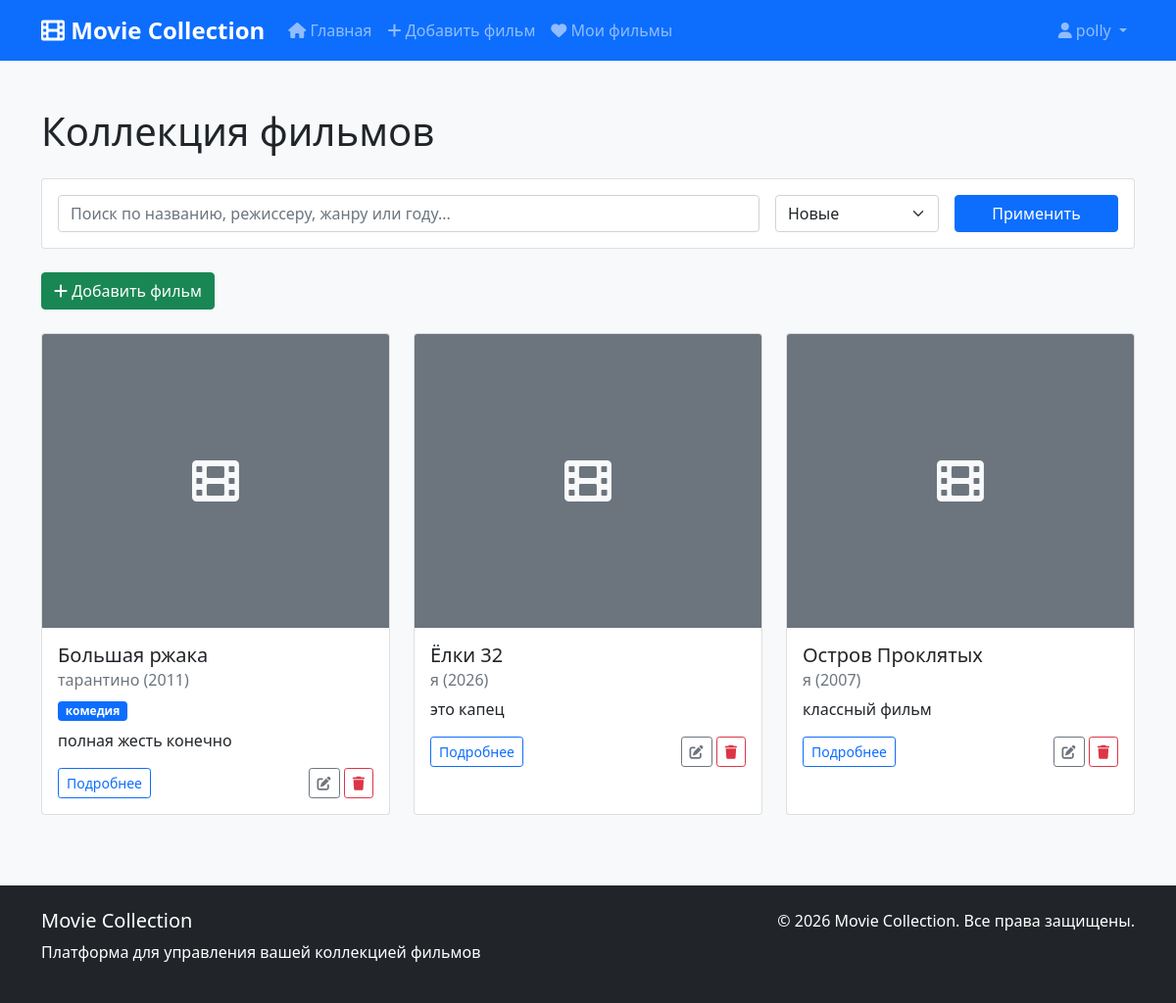
Screenshot of / (signed in) with the database file from the repository.
### movies/models.py (models this page shows, shortened)
class Movie(TimeStampedModel):
    title = models.CharField(
        _('Название фильма'),
        max_length=255
    )
    director = models.CharField(
        _('Режиссёр'),
        max_length=255
    )
    release_year = models.PositiveIntegerField(
        _('Год выпуска'),
        db_index=True,
        validators=[MinValueValidator(1888), MaxValueValidator(2100)]
    )
    genre = models.ForeignKey(
        Genre,
        on_delete=models.SET_NULL,
        null=True,
        blank=True,
        verbose_name=_('Жанр')
    )
    description = models.TextField(
        _('Описание'),
        blank=True
    )
    poster = models.ImageField(
        _('Постер'),
        upload_to='movie_posters/',
        null=True,
        blank=True
    )
    added_by = models.ForeignKey(
        User,
        on_delete=models.CASCADE,
        related_name='movies',
        verbose_name=_('Добавил пользователь')
    )
    class Meta:
        verbose_name = _('Фильм')
        verbose_name_plural = _('Фильмы')
        ordering = ['-created_at']
        unique_together = ['title', 'director', 'release_year']
    @property
    def average_rating(self):
        from django.db.models import Avg
        result = self.reviews.aggregate(average=Avg('rating'))
        return result['average'] or 0

class Genre(models.Model):
    name = models.CharField(
        _('Название жанра'),
        max_length=100,
        unique=True
    )
    class Meta:
        verbose_name = _('Жанр')
        verbose_name_plural = _('Жанры')
        ordering = ['name']

### movies/views.py (the view, shortened to what this page needs)
# urls.py: path('', views.MovieListView.as_view(), name='movie_list'),
class MovieListView(ListView):
    model = Movie
    template_name = 'movies/movie_list.html'
    context_object_name = 'movies'
    paginate_by = 12
    def get_queryset(self):
        queryset = Movie.objects.select_related('genre', 'added_by')
        search_query = self.request.GET.get('search', '')
        sort_by = self.request.GET.get('sort', '-created_at')
        if sort_by in ['title', 'release_year', 'created_at', '-title', '-release_year', '-created_at']:
            queryset = queryset.order_by(sort_by)
        return queryset
    def get_context_data(self, **kwargs):
        context = super().get_context_data(**kwargs)
        context['search_query'] = self.request.GET.get('search', '')
        context['sort_by'] = self.request.GET.get('sort', '-created_at')
        return context

### templates/movies/movie_list.html (shortened to what this page needs)
{% extends 'base.html' %}
{% load static %}
{% block content %}
<div class="container mt-4">
    <h1 class="mb-4">Коллекция фильмов</h1>
    <div class="card mb-4">
        <div class="card-body">
            <form method="get" class="row g-3">
                <div class="col-md-8">
                    <input type="text" name="search" class="form-control"
                           placeholder="Поиск по названию, режиссеру, жанру или году..."
                           value="{{ search_query }}">
                </div>
                <div class="col-md-2">
                    <select name="sort" class="form-select">
                        <option value="-created_at" {% if sort_by == '-created_at' %}selected{% endif %}>Новые</option>
                    </select>
                </div>
                <div class="col-md-2">
                    <button type="submit" class="btn btn-primary w-100">Применить</button>
                </div>
            </form>
        </div>
    </div>
    <div class="mb-4">
        <a href="{% url 'movies:movie_create' %}" class="btn btn-success">
            <i class="fas fa-plus"></i> Добавить фильм
        </a>
    </div>
    {% if movies %}
        <div class="row row-cols-1 row-cols-md-2 row-cols-lg-3 g-4">
            {% for movie in movies %}
            <div class="col">
                <div class="card h-100">
                    {% if movie.poster %}
                        <img src="{{ movie.poster.url }}" class="card-img-top" alt="{{ movie.title }}" style="height: 300px; object-fit: cover;">
                    {% else %}
                        <div class="card-img-top bg-secondary d-flex align-items-center justify-content-center" style="height: 300px;">
                            <i class="fas fa-film fa-3x text-light"></i>
                        </div>
                    {% endif %}
                    <div class="card-body">
                        <h5 class="card-title">{{ movie.title }}</h5>
                        <h6 class="card-subtitle mb-2 text-muted">{{ movie.director }} ({{ movie.release_year }})</h6>
                        {% if movie.genre %}
                            <span class="badge bg-primary">{{ movie.genre.name }}</span>
                        {% endif %}
                        <p class="card-text mt-2">{{ movie.description|truncatewords:20 }}</p>
                        <div class="d-flex justify-content-between">
                            <a href="{% url 'movies:movie_detail' movie.pk %}" class="btn btn-sm btn-outline-primary">
                                Подробнее
                            </a>
                            {% if user == movie.added_by or user.is_staff %}
                                <div>
                                    <a href="{% url 'movies:movie_update' movie.pk %}" class="btn btn-sm btn-outline-secondary">
                                        <i class="fas fa-edit"></i>
                                    </a>
                                    <a href="{% url 'movies:movie_delete' movie.pk %}" class="btn btn-sm btn-outline-danger">
                                        <i class="fas fa-trash"></i>
                                    </a>
                                </div>
                            {% endif %}
                        </div>
                    </div>
                </div>
            </div>
            {% endfor %}
        </div>
    {% else %}
        <div class="alert alert-info">
            <i class="fas fa-info-circle"></i> Фильмы не найдены. Будьте первым, кто добавит фильм!
        </div>
    {% endif %}
</div>
{% endblock %}

### templates/base.html (shortened to what this page needs)
{% load static %}
<!DOCTYPE html>
<html lang="ru">
<head>
    <link href="https://cdn.jsdelivr.net/npm/bootstrap@5.1.3/dist/css/bootstrap.min.css" rel="stylesheet">
    <link rel="stylesheet" href="https://cdnjs.cloudflare.com/ajax/libs/font-awesome/6.0.0/css/all.min.css">
    <link rel="stylesheet" href="{% static 'css/style.css' %}">
</head>
<body>
    <nav class="navbar navbar-expand-lg navbar-dark bg-primary">
        <div class="container">
            <a class="navbar-brand" href="{% url 'movies:movie_list' %}">
                <i class="fas fa-film"></i> Movie Collection
            </a>
            <div class="collapse navbar-collapse" id="navbarNav">
                <ul class="navbar-nav me-auto">
                    <li class="nav-item">
                        <a class="nav-link" href="{% url 'movies:movie_list' %}">
                            <i class="fas fa-home"></i> Главная
                        </a>
                    </li>
                    <li class="nav-item">
                        <a class="nav-link" href="{% url 'movies:movie_create' %}">
                            <i class="fas fa-plus"></i> Добавить фильм
                        </a>
                    </li>
                    {% if user.is_authenticated %}
                    <li class="nav-item">
                        <a class="nav-link" href="#">
                            <i class="fas fa-heart"></i> Мои фильмы
                        </a>
                    </li>
                    {% endif %}
                </ul>
                <ul class="navbar-nav">
                    {% if user.is_authenticated %}
                        <li class="nav-item dropdown">
                            <a class="nav-link dropdown-toggle" href="#" id="navbarDropdown" role="button"
                               data-bs-toggle="dropdown">
                                <i class="fas fa-user"></i> {{ user.username }}
                            </a>
                        </li>
                    {% endif %}
                </ul>
            </div>
        </div>
    </nav>
    <main class="py-4">
        {% block content %}
        {% endblock %}
    </main>
    <footer class="bg-dark text-white mt-5 py-4">
        <div class="container">
            <div class="row">
                <div class="col-md-6">
                    <h5>Movie Collection</h5>
                    <p>Платформа для управления вашей коллекцией фильмов</p>
                </div>
                <div class="col-md-6 text-end">
                    <p>&copy; {% now "Y" %} Movie Collection. Все права защищены.</p>
                </div>
            </div>
        </div>
    </footer>
</body>
</html>

### static/css/style.css (style rules this page uses)
body { font-family: 'Segoe UI', Tahoma, Geneva, Verdana, sans-serif; background-color: #f8f9fa; min-height: 100vh; display: flex; flex-direction: column; }
main { flex: 1; }
.navbar-brand { font-weight: bold; font-size: 1.5rem; }
.btn-primary { background-color: #0d6efd; border-color: #0d6efd; }

### rows the page displays
Movie: title "Большая ржака", director "тарантино", release_year "2011", genre.name "комедия", description "полная жесть конечно"
Movie: title "Ёлки 32", director "я", release_year "2026", description "это капец"
Movie: title "Остров Проклятых", director "я", release_year "2007", description "классный фильм"

### other values shown
{{ user.username }} "polly"
